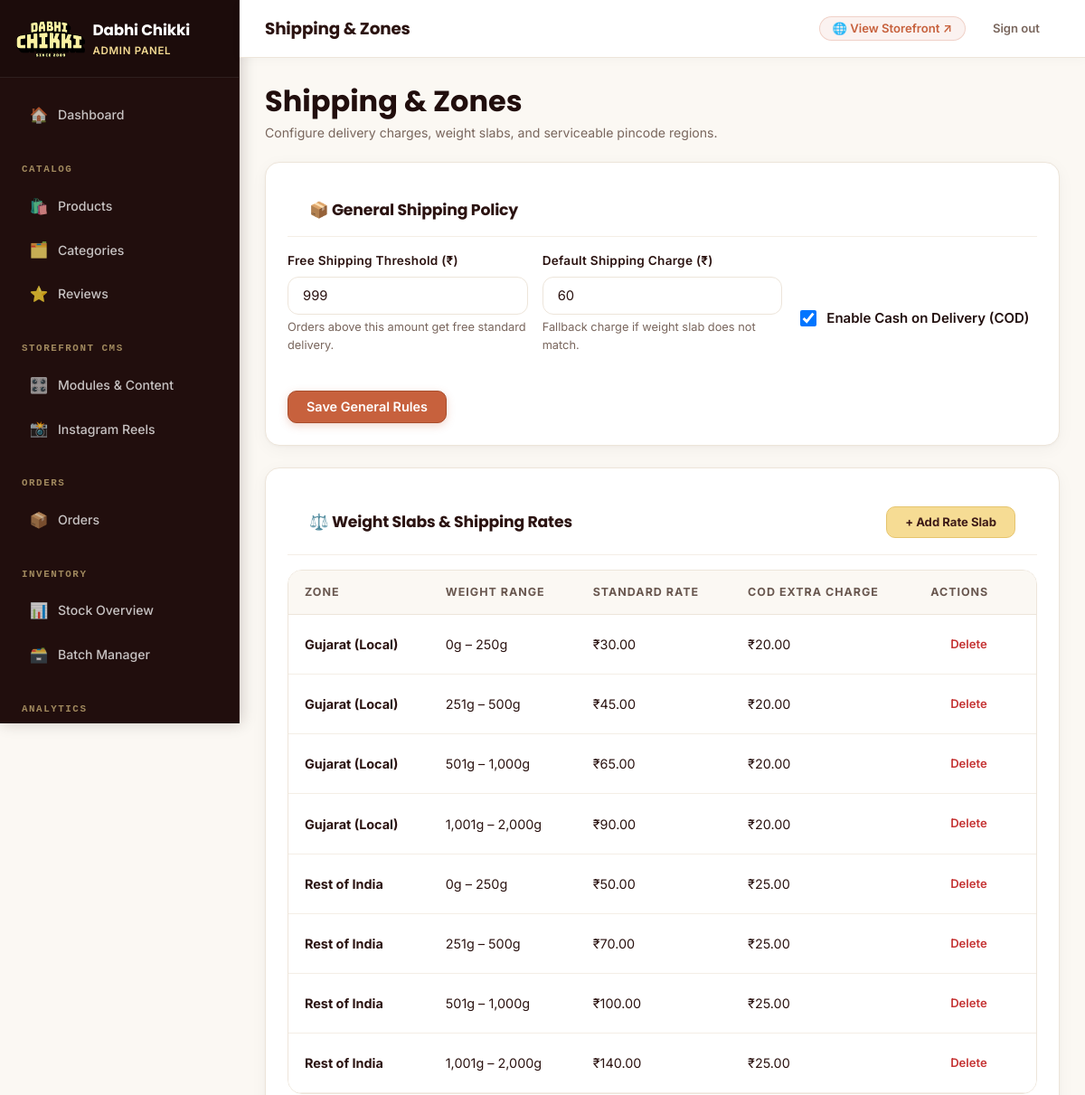
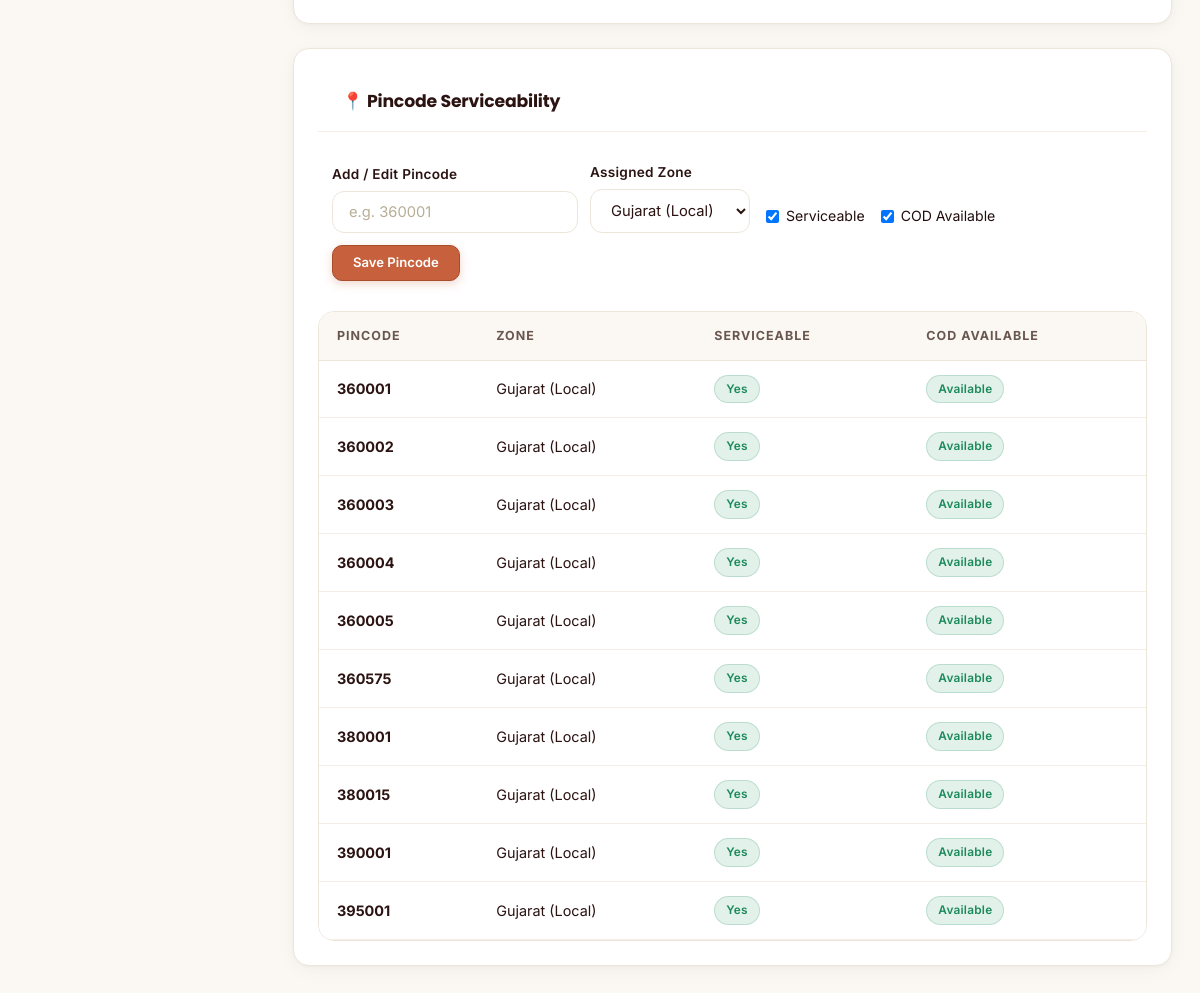
/admin/shipping-settings.php (signed in), run on the app's committed database (2 pictures, top to bottom).
### tables this page shows
CREATE TABLE `settings` (
  `id` int unsigned NOT NULL AUTO_INCREMENT,
  `setting_key` varchar(80) NOT NULL,
  `setting_value` text,
  `updated_by` int unsigned DEFAULT NULL,
  `updated_at` datetime NOT NULL DEFAULT CURRENT_TIMESTAMP ON UPDATE CURRENT_TIMESTAMP,
  PRIMARY KEY (`id`),
  UNIQUE KEY `setting_key` (`setting_key`),
  KEY `fk_settings_user` (`updated_by`),
  CONSTRAINT `fk_settings_user` FOREIGN KEY (`updated_by`) REFERENCES `users` (`id`) ON DELETE SET NULL
);

CREATE TABLE `shipping_rates` (
  `id` int unsigned NOT NULL AUTO_INCREMENT,
  `zone_id` int unsigned NOT NULL,
  `weight_from_grams` int unsigned NOT NULL,
  `weight_to_grams` int unsigned NOT NULL,
  `rate` decimal(8,2) NOT NULL,
  `cod_extra_charge` decimal(8,2) NOT NULL DEFAULT '0.00',
  PRIMARY KEY (`id`),
  KEY `idx_rate_zone_weight` (`zone_id`,`weight_from_grams`,`weight_to_grams`),
  CONSTRAINT `fk_rate_zone` FOREIGN KEY (`zone_id`) REFERENCES `shipping_zones` (`id`) ON DELETE CASCADE
);

CREATE TABLE `shipping_zones` (
  `id` int unsigned NOT NULL AUTO_INCREMENT,
  `name` varchar(100) NOT NULL,
  `description` varchar(255) DEFAULT NULL,
  `created_at` datetime NOT NULL DEFAULT CURRENT_TIMESTAMP,
  PRIMARY KEY (`id`)
);

CREATE TABLE `pincode_zones` (
  `id` int unsigned NOT NULL AUTO_INCREMENT,
  `pincode` varchar(10) NOT NULL,
  `zone_id` int unsigned NOT NULL,
  `is_serviceable` tinyint(1) NOT NULL DEFAULT '1',
  `cod_available` tinyint(1) NOT NULL DEFAULT '1',
  PRIMARY KEY (`id`),
  UNIQUE KEY `pincode` (`pincode`),
  KEY `idx_pz_zone` (`zone_id`),
  CONSTRAINT `fk_pz_zone` FOREIGN KEY (`zone_id`) REFERENCES `shipping_zones` (`id`) ON DELETE CASCADE
);

### includes/helpers/functions.php (called while the page is built, shortened)
<?php
function formatINR(float $amount): string
{
    return '₹' . number_format($amount, 2);
}
function e(?string $value): string
{
    return htmlspecialchars($value ?? '', ENT_QUOTES, 'UTF-8');
}
function getSetting(string $key, ?string $default = null): ?string
{
    if (!array_key_exists($key, $GLOBALS['__settings_cache'])) {
        $row = Database::fetchOne('SELECT setting_value FROM settings WHERE setting_key = ?', [$key]);
    }
    return $GLOBALS['__settings_cache'][$key];
}

### includes/db/Database.php (called while the page is built, shortened)
<?php
class Database
{
    private static ?PDO $instance = null;
    public static function getInstance(): PDO
    {
        if (self::$instance === null) {
            $dsn = sprintf(
                'mysql:host=%s;dbname=%s;charset=%s',
                DB_HOST,
                DB_NAME,
                DB_CHARSET
            );
            self::$instance = new PDO($dsn, DB_USER, DB_PASS, [
                PDO::ATTR_ERRMODE            => PDO::ERRMODE_EXCEPTION,
                PDO::ATTR_DEFAULT_FETCH_MODE => PDO::FETCH_ASSOC,
                PDO::ATTR_EMULATE_PREPARES   => false,
            ]);
        }
        return self::$instance;
    }
    public static function query(string $sql, array $params = []): PDOStatement
    {
        $stmt = self::getInstance()->prepare($sql);
        $stmt->execute($params);
        return $stmt;
    }
    public static function fetchOne(string $sql, array $params = []): ?array
    {
        $row = self::query($sql, $params)->fetch();
        return $row !== false ? $row : null;
    }
    public static function fetchAll(string $sql, array $params = []): array
    {
        return self::query($sql, $params)->fetchAll();
    }
}

### public_html/admin/shipping-settings.php (the view, shortened to what this page needs)
<?php
$pageHeading = 'Shipping & Zones';
$freeShippingThreshold = getSetting('free_shipping_threshold', '499');
$defaultShippingCharge = getSetting('default_shipping_charge', '50');
$codEnabled            = getSetting('cod_enabled', '1') === '1';
$zones = Database::fetchAll("SELECT * FROM shipping_zones ORDER BY id ASC");
$rates = Database::fetchAll(
    "SELECT sr.*, sz.name AS zone_name
     FROM shipping_rates sr
     JOIN shipping_zones sz ON sz.id = sr.zone_id
     ORDER BY sz.id ASC, sr.weight_from_grams ASC"
);
$pincodes = Database::fetchAll(
    "SELECT pz.*, sz.name AS zone_name
     FROM pincode_zones pz
     JOIN shipping_zones sz ON sz.id = pz.zone_id
     ORDER BY pz.pincode ASC LIMIT 50"
);
require_once __DIR__ . '/partials/page-start.php';
?>
<div class="admin-content">
  <div style="margin-bottom:20px;">
    <h2 style="margin:0;"><?= e($pageHeading) ?></h2>
    <p style="margin:4px 0 0;color:var(--dc-muted);font-size:0.88rem;">Configure delivery charges, weight slabs, and serviceable pincode regions.</p>
  </div>
  <div class="card" style="margin-bottom:24px;">
    <div class="card-header"><h3 class="card-title">📦 General Shipping Policy</h3></div>
    <form method="POST" style="margin-top:12px;">
      <div style="display:grid;grid-template-columns:repeat(auto-fit, minmax(220px, 1fr));gap:16px;">
        <div class="form-group">
          <label class="form-label">Free Shipping Threshold (₹)</label>
          <input type="number" name="free_shipping_threshold" class="form-control" value="<?= e($freeShippingThreshold) ?>" min="0">
          <p class="form-hint">Orders above this amount get free standard delivery.</p>
        </div>
        <div class="form-group">
          <label class="form-label">Default Shipping Charge (₹)</label>
          <input type="number" name="default_shipping_charge" class="form-control" value="<?= e($defaultShippingCharge) ?>" min="0">
          <p class="form-hint">Fallback charge if weight slab does not match.</p>
        </div>
        <div class="form-group" style="display:flex;align-items:center;padding-top:20px;">
          <label style="cursor:pointer;display:flex;align-items:center;gap:8px;font-weight:600;">
            <input type="checkbox" name="cod_enabled" value="1" <?= $codEnabled ? 'checked' : '' ?> style="width:18px;height:18px;">
            Enable Cash on Delivery (COD)
          </label>
        </div>
      </div>
      <button type="submit" class="btn btn-primary" style="margin-top:10px;">Save General Rules</button>
    </form>
  </div>
  <div class="card" style="margin-bottom:24px;">
    <div class="card-header" style="display:flex;justify-content:space-between;align-items:center;">
      <h3 class="card-title">⚖️ Weight Slabs & Shipping Rates</h3>
      <button type="button" class="btn btn-secondary btn-sm" onclick="document.getElementById('addSlabForm').style.display='block';">+ Add Rate Slab</button>
    </div>
    <div class="table-wrap">
      <table class="dc-table">
        <thead>
          <tr>
            <th>Zone</th>
            <th>Weight Range</th>
            <th>Standard Rate</th>
            <th>COD Extra Charge</th>
            <th>Actions</th>
          </tr>
        </thead>
        <tbody>
          <?php foreach ($rates as $r): ?>
          <tr>
            <td><strong><?= e($r['zone_name']) ?></strong></td>
            <td><?= number_format($r['weight_from_grams']) ?>g &ndash; <?= number_format($r['weight_to_grams']) ?>g</td>
            <td><?= formatINR((float)$r['rate']) ?></td>
            <td><?= formatINR((float)$r['cod_extra_charge']) ?></td>
            <td>
              <form method="POST" style="display:inline;" onsubmit="return confirm('Delete this rate slab?');">
                <button type="submit" class="btn btn-ghost btn-sm" style="color:var(--dc-danger);">Delete</button>
              </form>
            </td>
          </tr>
          <?php endforeach; ?>
        </tbody>
      </table>
    </div>
  </div>
  <div class="card">
    <div class="card-header" style="display:flex;justify-content:space-between;align-items:center;">
      <h3 class="card-title">📍 Pincode Serviceability</h3>
    </div>
    <form method="POST" style="background:var(--dc-bg-soft);padding:14px;border-radius:var(--dc-radius-md);margin-bottom:16px;">
      <div style="display:flex;gap:12px;flex-wrap:wrap;align-items:flex-end;">
        <div class="form-group" style="margin:0;min-width:140px;">
          <label class="form-label">Add / Edit Pincode</label>
          <input type="text" name="pincode" maxlength="6" class="form-control form-control-sm" placeholder="e.g. 360001" required>
        </div>
        <div class="form-group" style="margin:0;min-width:160px;">
          <label class="form-label">Assigned Zone</label>
          <select name="zone_id" class="form-control form-control-sm" required>
            <?php foreach ($zones as $z): ?>
              <option value="<?= $z['id'] ?>"><?= e($z['name']) ?></option>
            <?php endforeach; ?>
          </select>
        </div>
        <div class="form-group" style="margin:0;display:flex;align-items:center;gap:6px;height:34px;">
          <label style="cursor:pointer;display:flex;align-items:center;gap:4px;font-size:0.88rem;">
            <input type="checkbox" name="is_serviceable" value="1" checked> Serviceable
          </label>
        </div>
        <div class="form-group" style="margin:0;display:flex;align-items:center;gap:6px;height:34px;">
          <label style="cursor:pointer;display:flex;align-items:center;gap:4px;font-size:0.88rem;">
            <input type="checkbox" name="cod_available" value="1" checked> COD Available
          </label>
        </div>
        <button type="submit" class="btn btn-primary btn-sm">Save Pincode</button>
      </div>
    </form>
    <div class="table-wrap">
      <table class="dc-table">
        <thead>
          <tr>
            <th>Pincode</th>
            <th>Zone</th>
            <th>Serviceable</th>
            <th>COD Available</th>
          </tr>
        </thead>
        <tbody>
          <?php if (empty($pincodes)): ?>
            <tr><td colspan="4" class="text-center text-muted" style="padding:20px;">No pincodes registered yet. Add one above.</td></tr>
          <?php else: ?>
            <?php foreach ($pincodes as $pz): ?>
            <tr>
              <td><strong><?= e($pz['pincode']) ?></strong></td>
              <td><?= e($pz['zone_name']) ?></td>
              <td><span class="badge badge-<?= $pz['is_serviceable'] ? 'success' : 'danger' ?>"><?= $pz['is_serviceable'] ? 'Yes' : 'No' ?></span></td>
              <td><span class="badge badge-<?= $pz['cod_available'] ? 'success' : 'neutral' ?>"><?= $pz['cod_available'] ? 'Available' : 'Prepaid Only' ?></span></td>
            </tr>
            <?php endforeach; ?>
          <?php endif; ?>
        </tbody>
      </table>
    </div>
  </div>
</div>
<?php require_once __DIR__ . '/partials/page-end.php'; ?>

### data on the page
settings: free_shipping_threshold "999"
settings: default_shipping_charge "60"
settings: setting_value "☑"
shipping_rates: zone.name "Gujarat (Local)", weight_from_grams "0", weight_to_grams "250", rate "₹30.00", cod_extra_charge "₹20.00"
shipping_rates: zone.name "Gujarat (Local)", weight_from_grams "251", weight_to_grams "500", rate "₹45.00", cod_extra_charge "₹20.00"
shipping_rates: zone.name "Gujarat (Local)", weight_from_grams "501", weight_to_grams "1,000", rate "₹65.00", cod_extra_charge "₹20.00"
shipping_rates: zone.name "Gujarat (Local)", weight_from_grams "1,001", weight_to_grams "2,000", rate "₹90.00", cod_extra_charge "₹20.00"
shipping_rates: zone.name "Rest of India", weight_from_grams "0", weight_to_grams "250", rate "₹50.00", cod_extra_charge "₹25.00"
shipping_rates: zone.name "Rest of India", weight_from_grams "251", weight_to_grams "500", rate "₹70.00", cod_extra_charge "₹25.00"
shipping_rates: zone.name "Rest of India", weight_from_grams "501", weight_to_grams "1,000", rate "₹100.00", cod_extra_charge "₹25.00"
shipping_rates: zone.name "Rest of India", weight_from_grams "1,001", weight_to_grams "2,000", rate "₹140.00", cod_extra_charge "₹25.00"
pincode_zones: pincode "360001", zone.name "Gujarat (Local)", is_serviceable "Yes", cod_available "Available"
pincode_zones: pincode "360002", zone.name "Gujarat (Local)", is_serviceable "Yes", cod_available "Available"
pincode_zones: pincode "360003", zone.name "Gujarat (Local)", is_serviceable "Yes", cod_available "Available"
pincode_zones: pincode "360004", zone.name "Gujarat (Local)", is_serviceable "Yes", cod_available "Available"
pincode_zones: pincode "360005", zone.name "Gujarat (Local)", is_serviceable "Yes", cod_available "Available"
pincode_zones: pincode "360575", zone.name "Gujarat (Local)", is_serviceable "Yes", cod_available "Available"
pincode_zones: pincode "380001", zone.name "Gujarat (Local)", is_serviceable "Yes", cod_available "Available"
pincode_zones: pincode "380015", zone.name "Gujarat (Local)", is_serviceable "Yes", cod_available "Available"
pincode_zones: pincode "390001", zone.name "Gujarat (Local)", is_serviceable "Yes", cod_available "Available"
pincode_zones: pincode "395001", zone.name "Gujarat (Local)", is_serviceable "Yes", cod_available "Available"

### other printed values
$pageHeading "Shipping & Zones"
form field zone_id "Gujarat (Local)"
